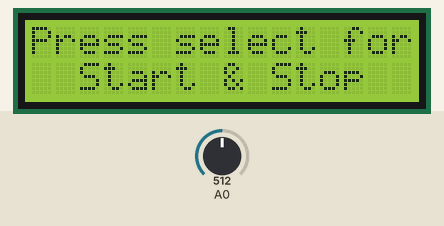
Bench run of a sketch on a simulated Arduino Uno, built with avr-gcc and run on an emulated ATmega328P. Shown: 16×2 character LCD. The inputs (shaded band) are chosen by the test bench; at power-on: A0 = 512.

Above: at 3.2 s.
3.3 s: A0 set to 589
4.8 s: A0 set to 613
At 4.95 s:
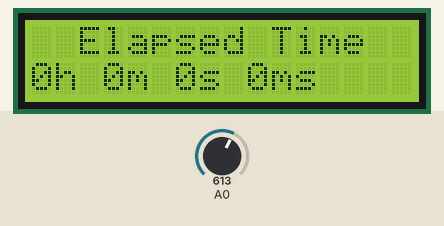
7.2 s: A0 set to 590
At 7.97 s:
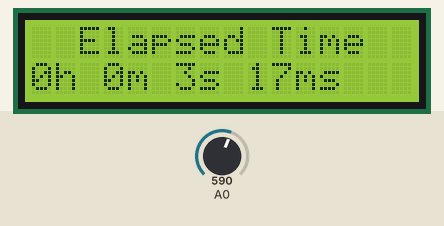
9.3 s: A0 set to 610
At 10.1 s:
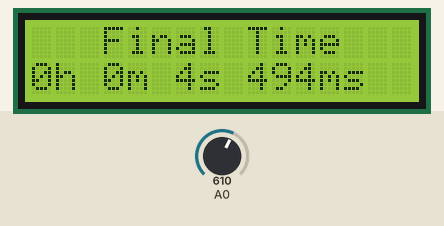
Timing chart, 0 to 11.8 s (numbered marks = the images above; inputs shaded):
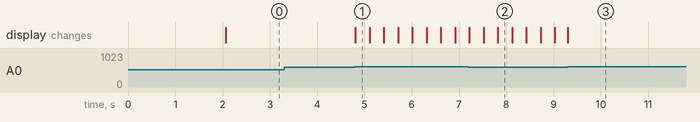

The sketch:

stopwatch.ino
```cpp
/*

Standalone Arduino StopWatch

By Conor M - 11/05/15

Modified by Elac - 12/05/15


Modified by Amarnath - 07/08/15
*/

// call the necessary libraries
#include <SPI.h>
#include <LiquidCrystal.h>
// these are the pins used on the shield for this sketch
LiquidCrystal lcd(8, 13, 9, 4, 5, 6, 7);
// variables used on more than 1 function need to be declared here
unsigned long start, finished, elapsed;
boolean r = false;
// Variables for button debounce time
long lastButtonPressTime = 0; // the last time the button was pressed
long debounceDelay = 50; // the debounce time; keep this as low as possible

void setup()
{
lcd.begin(16, 2); // inicialize the lcd (16 chars, 2 lines)

// a little introduction :)
lcd.setCursor(4, 0); // set the cursor to first character on line 1 - NOT needed (it sets automatically on lcd.begin()
lcd.print("Arduino");
lcd.setCursor(3, 1); // set the cursor to 4th character on line 2
lcd.print("StopWatch");
delay(2000); // wait 2 seconds
lcd.clear(); // clear the display
lcd.print("Press select for");
lcd.setCursor(2, 1); // set the cursor to 3rd character on line 2
lcd.print("Start & Stop");
}

void loop()
{
CheckStartStop();
DisplayResult();
}

void CheckStartStop()
{
int x = analogRead (0); // assign 'x' to the Arduino's AnalogueInputs (Shield's buttons)
if (x < 800 && x > 600 ) // if the button is SELECT
{
if ((millis() - lastButtonPressTime) > debounceDelay)
{

if (r == false)
{
lcd.clear();
lcd.setCursor(2, 0); // needed
lcd.print("Elapsed Time");
start = millis(); // saves start time to calculate the elapsed time
}
else if (r == true)
{
lcd.setCursor(2, 0); // needed
lcd.print(" Final Time ");
}
r = !r;
}
lastButtonPressTime = millis();
}
}

void DisplayResult()
{
if (r == true)
{
finished = millis(); // saves stop time to calculate the elapsed time
// declare variables
float h, m, s, ms;
unsigned long over;

// MATH time!!!
elapsed = finished - start;

h = int(elapsed / 3600000);
over = elapsed % 3600000;
m = int(over / 60000);
over = over % 60000;
s = int(over / 1000);
ms = over % 1000;
// display the results
lcd.setCursor(0, 1);
lcd.print(h, 0); // display variable 'h' - the 0 after it is the number of algorithms after a comma EX: lcd.print(h, 2); would print 0,00
lcd.print("h "); // and the letter 'h' after it
lcd.print(m, 0);
lcd.print("m ");
lcd.print(s, 0);
lcd.print("s ");
if (h < 10)
{
lcd.print(ms, 0);
lcd.print("ms ");
}
}
}
```

Measured:
- the behaviour switches between 600 and 601 on A0 (found by bisection; images 0 and 1)
- after the input at 3.3 s, every drawn part: stays the same
- after the input at 4.8 s, the display: changes at once (image 1)
- after the input at 9.3 s, the display: changes at once (image 3)
